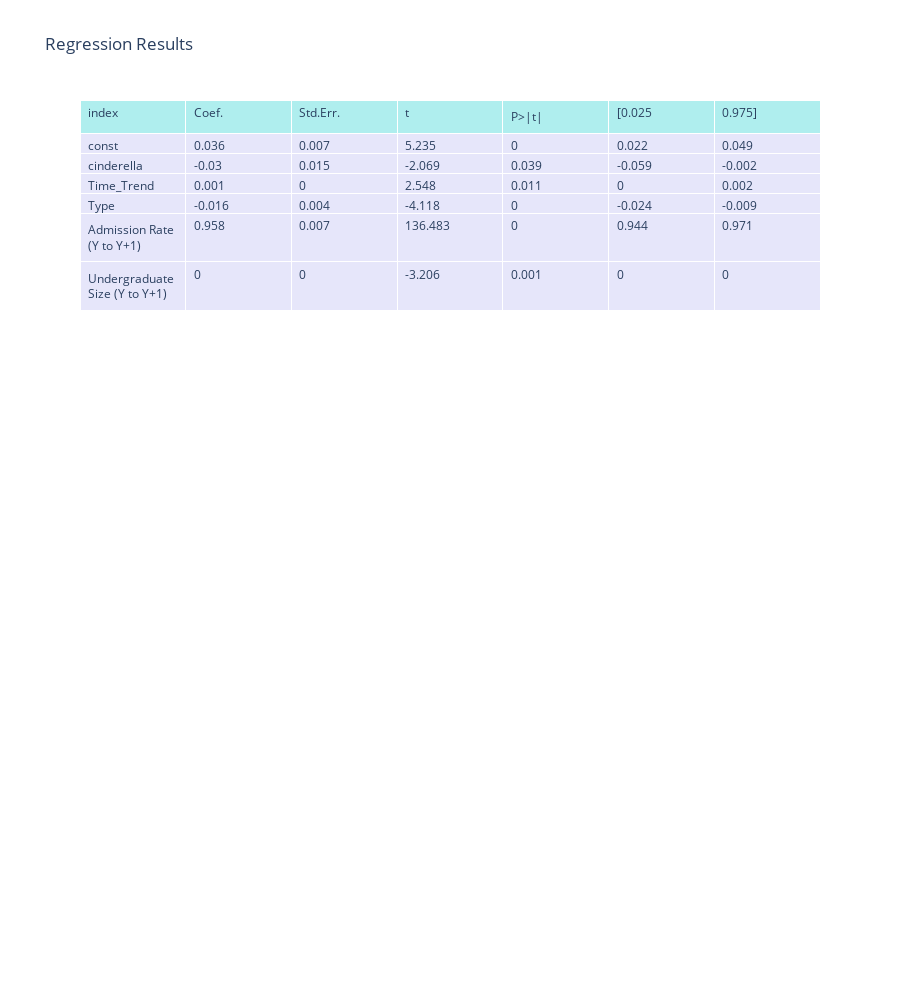

Here is the notebook cell this chart was saved with:
### Markdown cell above
## Regression Results

### Code cell
import pandas as pd
import plotly.graph_objects as go

results_rounded = results.round(3).reset_index()

# Create table figure using Plotly
fig = go.Figure(data=[go.Table(
    header=dict(values=list(results_rounded.columns),
                fill_color='paleturquoise',
                align='left'),
    cells=dict(values=[results_rounded[col] for col in results_rounded.columns],
               fill_color='lavender',
               align='left'))
])

# Update layout
fig.update_layout(title_text="Regression Results", height=1000, width=900)

# Show the plot
fig.show()

### Figure 1 — Plotly figure (JSON) as saved in the notebook; plotly's stock layout.template omitted (floating-point values rounded to 4 significant figures)
{"data": [{"cells": {"align": "left", "fill": {"color": "lavender"}, "values": [["const", "cinderella", "Time_Trend", "Type", "Admission Rate (Y to Y+1)", "Undergraduate Size (Y to Y+1)"], [0.036, -0.03, 0.001, -0.016, 0.958, 0], [0.007, 0.015, 0, 0.004, 0.007, 0], [5.235, -2.069, 2.548, -4.118, 136.5, -3.206], [0, 0.039, 0.011, 0, 0, 0.001], [0.022, -0.059, 0, -0.024, 0.944, 0], [0.049, -0.002, 0.002, -0.009, 0.971, 0]]}, "header": {"align": "left", "fill": {"color": "paleturquoise"}, "values": ["index", "Coef.", "Std.Err.", "t", "P>|t|", "[0.025", "0.975]"]}, "type": "table"}], "layout": {"height": 1000, "title": {"text": "Regression Results"}, "width": 900}}
